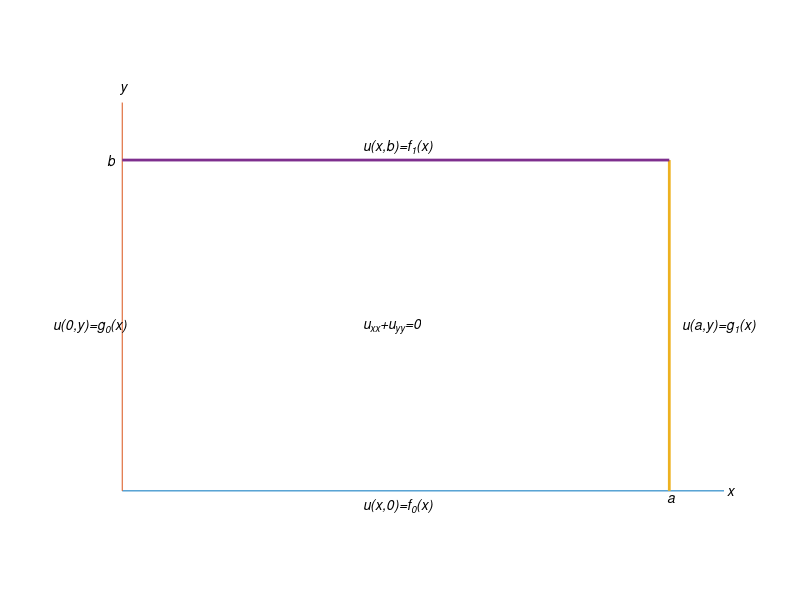

Source code (MATLAB): (Note: this script raises an error after producing the figure.)
%fig120302
clf, hold on
axis([-.1 3.3 -.3 3.1])
axis off
x=0:.01:3.3; y=0;
plot([0 3.3],[0 0], '-')
plot([0 0],[0 2.7], '-')
plot([3 3],[0 2.3], '-', 'LineWidth',2)
plot([0 3], [2.3 2.3],'-','LineWidth',2)
text(-.03,2.8,'{\it y}'),
text(3.3,0,'{\it x}')
text(2.97,-.05,'{\it a}')
text(-.1,2.3,'{\it b}')
%plot([0 -.02], [2.7  2.65], '-')
%plot([0 .02], [2.7  2.65], '-')
%plot([3.3 3.26], [0 .025],'-')
%plot([3.3 3.26], [0 -.025],'-')
text(1.3, 1.15, '{\it u_{xx}+u_{yy}=0}')
text(1.3, -.1,'{\it u(x,0)=f_{0}(x)}')
text(1.3, 2.4, '{\it u(x,b)=f_{1}(x)}')
text(-.4, 1.15,'{\it u(0,y)=g_{0}(x)}')
text(3.05, 1.15,'{\it u(a,y)=g_{1}(x)}')
theta = .125*pi; rhopoint = .075; xf = 3.3; yf= 2.7;
fill([xf-rhopoint*cos(theta) xf xf-rhopoint*cos(theta)],[-rhopoint*sin(theta) 0 rhopoint*sin(theta)],'-')
theta = .11*pi; rhopoint = .075;
fill([-rhopoint*sin(theta) 0 rhopoint*sin(theta)],[yf-rhopoint*cos(theta) yf yf-rhopoint*cos(theta)],'-')

 b=2.3; a=3;
m=50; n=50;
for r=1:m-1
     u=r*a/m;
     plot([u u], [0 b],':' )
end
for r=1:n-1
     v=r*b/n;
     plot([0 a], [v v],':')
end
